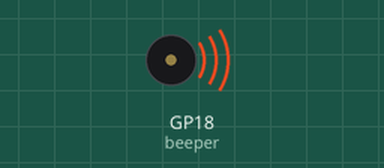
Bench run of a program on a simulated Raspberry Pi Pico running CircuitPython. Parts: buzzer (waves = sounding). At 73.7 s the program ends and the board releases its pins; the recording ends there.

Above: at 1.4 s.
At 18.4 s:
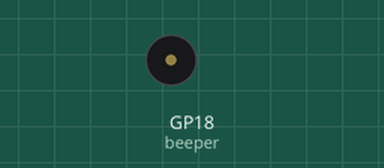
Timing chart, 0 to 22.8 s (numbered marks = the images above):
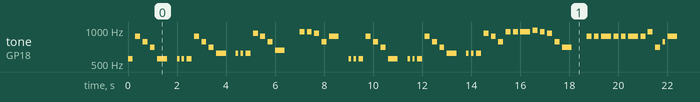

The program:

beeper.py
```python
import pwmio
import board
import time

# pwm = pwmio.PWMOut(board.D18, duty_cycle=2 ** 15, frequency=440, variable_frequency=True)
# time.sleep(0.2)
# pwm.frequency = 880
# time.sleep(0.1)

# 定义音调频率
tones = {'L1': 175, 'L2': 196, 'L3': 221, 'L4': 234, 'L5': 262, 'L6': 294, 'L7': 330,
         '1': 350, '2': 393, '3': 441, '4': 495, '5': 556, '6': 624, '7': 661,
         'H1': 700, 'H2': 786, 'H3': 882, 'H4': 935, 'H5': 965, 'H6': 996, 'H7': 1023, '0': 0}
# 定义小星星旋律
little_star = "1155665-4433221-5544332-5544332-1155665-4433221"
jingle_bells = ["5","H3","H2","H1","5","0","5","5",  "5","H3","H2","H1","6","0","6","6",  "6","H4","H3","H2","7","0",  "H5","H5","H4","H2","H3","0","5","5",
                "5","H3","H2","H1","5","0","5","5",  "5","H3","H2","H1","6","0","6","6",  "6","H4","H3","H2","H5","H5","H5",  "H6","H5","H4","H2","H1","0",
                "H3","H3","H3","H3","H3","H3",   "H3","H5","H1","H2","H3","0",   "H4","H4","H4","H4","H3","H3",  "H3","H2","H2","H1","H2","H5",
                "H3","H3","H3","H3","H3","H3",   "H3","H5","H1","H2","H3","0",   "H4","H4","H4","H4","H3","H3",  "H5","H5","H4","H2","H1","0",
                "5","H3","H2","H1","5","0","5","5",  "5","H3","H2","H1","6","0","6","6",  "6","H4","H3","H2","7","0",  "H5","H5","H4","H2","H3","0","5","5",
                "5","H3","H2","H1","5","0","5","5",  "5","H3","H2","H1","6","0","6","6",  "6","H4","H3","H2","H5","H5","H5",   "H6","H5","H4","H2","H1","0",
                "H3","H3","H3","H3","H3","H3",   "H3","H5","H1","H2","H3","0",   "H4","H4","H4","H4","H3","H3",  "H3","H2","H2","H1","H2","H5",
                "H3","H3","H3","H3","H3","H3",   "H3","H5","H1","H2","H3","0",   "H4","H4","H4","H4","H3","H3",  "H5","H5","H4","H2","H1","0",
                "H1","H5","H1"]
jingle_bells_delay = [2,2,2,2,4,2,1,1, 2,2,2,2,4,2,1,1, 2,2,2,2,4,4, 2,2,2,2,4,2,1,1,
                       2,2,2,2,4,2,1,1, 2,2,2,2,4,2,1,1, 2,2,2,2,2,2,4, 2,2,2,2,4,4,
                       2,2,4,2,2,4, 2,2,2,1,4,4, 2,2,4,2,2,4, 2,2,2,2,4,4,
                       2,2,4,2,2,4, 2,2,2,1,4,4, 2,2,4,2,2,4, 2,2,2,2,4,4,
                       2,2,2,2,4,2,1,1, 2,2,2,2,4,2,1,1, 2,2,2,2,4,4, 2,2,2,2,4,2,1,1,
                       2,2,2,2,4,2,1,1, 2,2,2,2,4,2,1,1, 2,2,2,2,2,2,4, 2,2,2,2,4,4,
                       2,2,4,2,2,4, 2,2,2,1,4,4, 2,2,4,2,2,4, 2,2,2,2,4,4,
                       2,2,4,2,2,4, 2,2,2,1,4,4, 2,2,4,2,2,4, 2,2,2,2,4,4,
                       4,4,4]
# 设置D7（GPIO 13）口为IO输出，然后通过PWM控制无缘蜂鸣器发声
beeper = pwmio.PWMOut(board.GP18, duty_cycle=0x7fff, frequency=330, variable_frequency=True)

i = 0
for tone in jingle_bells:
    freq = tones[tone]
    if freq:
        beeper.duty_cycle = 0x7fff
        beeper.frequency = freq
#          beeper.init(duty_cycle=1000, freq=freq)  # 调整PWM的频率，使其发出指定的音调
    else:
        beeper.duty_cycle = 0  # 空拍时一样不上电
    # 停顿一下 （四四拍每秒两个音，每个音节中间稍微停顿一下）
    time.sleep(jingle_bells_delay[i]*0.1)
    beeper.duty_cycle = 0  # 设备占空比为0，即不上电
    time.sleep(0.1)
    i += 1
#
beeper.deinit()  # 释放PWM
```

Measured:
- by itself, tone on GP18 (beeper): plays 556 Hz for 0.20 s, 882 Hz for 0.20 s, 786 Hz for 0.20 s, 700 Hz for 0.20 s, 556 Hz for 0.40 s, 556 Hz for 0.10 s … (197 notes in this stretch)
